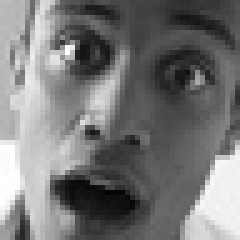
#> input picture Dataset/test/surprise/test_surprise_15.jpg, 48 x 48 px (shown 5 times larger); its folder holds 4 pictures in this run
$ python format.py
#> lines starting #> are read from the running program, lines starting #| are printed output that depends on the picture
import cv2
import os

dir = 'Dataset/test/surprise/'
list = os.listdir(dir)

for x in list:
    i = cv2.imread(os.path.join(dir, x))
#> i is the input picture: shape (48, 48, 3); min 2, max 255, mean 118.7
    ri = cv2.resize(i, (192, 192))
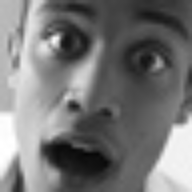
#> ri: shape (192, 192, 3); min 4, max 255, mean 118.5
    # gi = cv2.cvtColor(ri, cv2.COLOR_BGR2GRAY)

    o = os.path.join('out/test/surprise/', x)
    cv2.imwrite(o, ri)
#> pass 2 of the loop `for x in list:`:
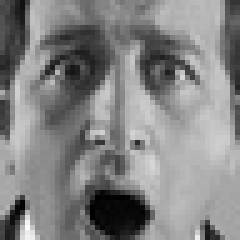
#> input picture Dataset/test/surprise/test_surprise_156.jpg, 48 x 48 px (shown 5 times larger)
#> i is the input picture: shape (48, 48, 3); min 0, max 252, mean 131.5
#> `ri = cv2.resize(i, (192, 192))`:
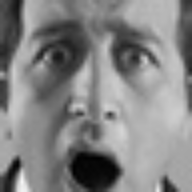
#> ri: shape (192, 192, 3); min 1, max 244, mean 131.4
#> pass 3 of the loop `for x in list:`:
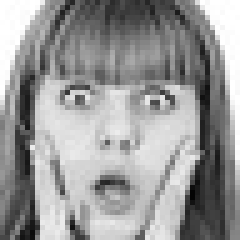
#> input picture Dataset/test/surprise/test_surprise_189.jpg, 48 x 48 px (shown 5 times larger)
#> i is the input picture: shape (48, 48, 3); min 4, max 255, mean 152.7
#> `ri = cv2.resize(i, (192, 192))`:
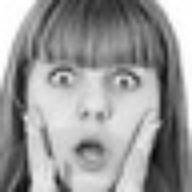
#> ri: shape (192, 192, 3); min 7, max 255, mean 152.6
#> the loop made 4 passes; the first 3 are shown
